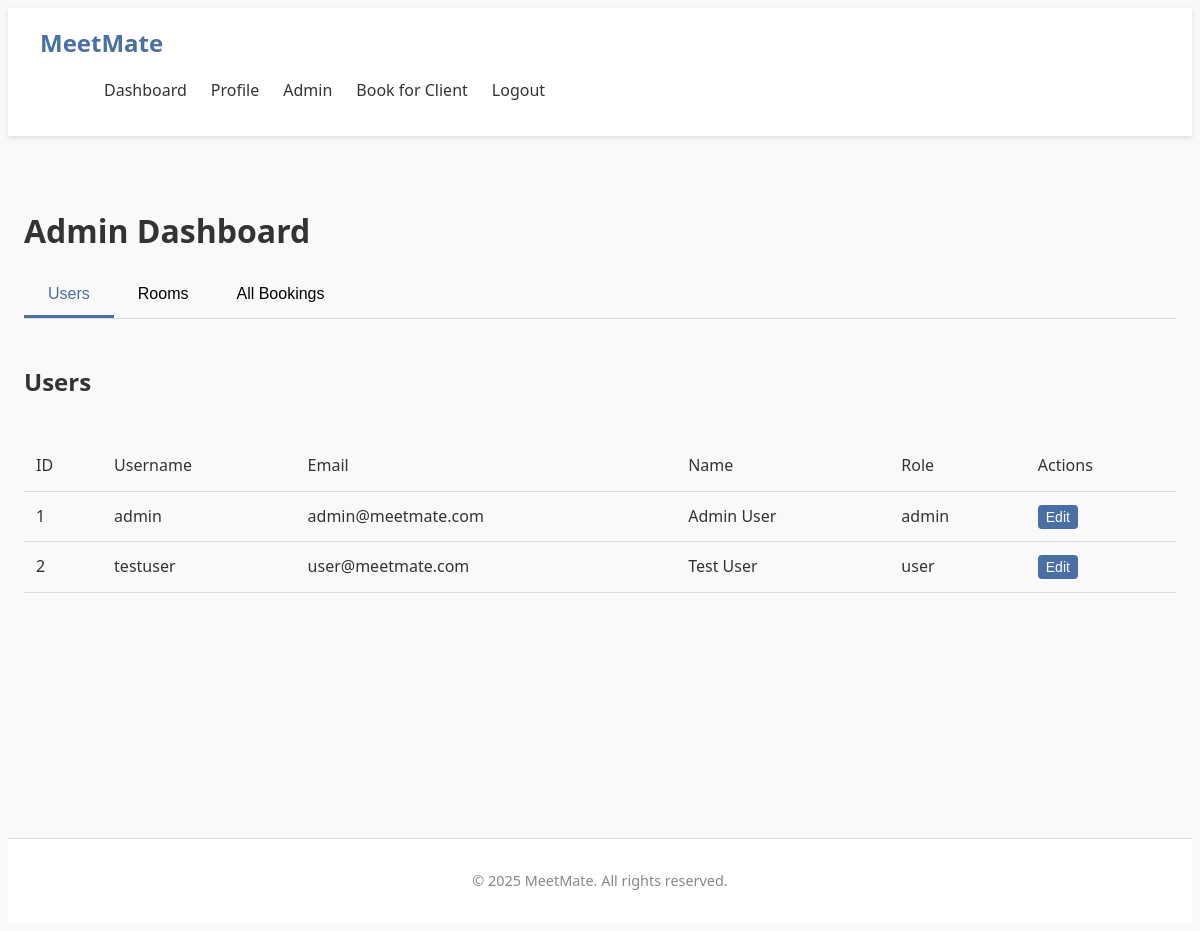
The page /admin (signed in) on the database its author committed.
### tables this page shows
CREATE TABLE users (
                id INTEGER PRIMARY KEY AUTOINCREMENT,
                username TEXT NOT NULL UNIQUE,
                email TEXT NOT NULL UNIQUE,
                password TEXT NOT NULL,
                firstname TEXT,
                lastname TEXT,
                dob TEXT,
                address TEXT,
                role TEXT DEFAULT 'user'
            );

### app.py (the view)
@app.route('/admin')
@login_required
@admin_required
def admin():
    connection = get_database_connection()
    cursor = connection.cursor()
    cursor.execute("SELECT * FROM users ORDER BY username")
    users = [dict(row) for row in cursor.fetchall()]
    cursor.execute("SELECT * FROM rooms ORDER BY name")
    rooms = [dict(row) for row in cursor.fetchall()]
    now = datetime.now()
    current_date = now.date()
    current_time = now.time()
    from datetime import date
    today = date.today().strftime('%Y-%m-%d')
    cursor.execute('''
        SELECT
            b.id,
            b.date,
            b.time_start,
            b.time_end,
            b.notes,
            u.username,
            r.name as room_name,
            admin.username as admin_name
        FROM bookings b
        JOIN users u ON b.user_id = u.id
        JOIN rooms r ON b.room_id = r.id
        LEFT JOIN users admin ON b.booking_admin_id = admin.id
        WHERE b.date = ?
        ORDER BY b.time_start
    ''', (today,))
    today_bookings = []
    for row in cursor.fetchall():
        booking = dict(row)
        if booking['admin_name']:
            booking['booked_by'] = f"Admin: {booking['admin_name']}"
        else:
            booking['booked_by'] = "Self"
        booking_date = date.fromisoformat(booking['date'])
        booking_start_time = time.fromisoformat(booking['time_start'] + ':00' if len(booking['time_start']) == 5 else booking['time_start'])
        if booking_date == current_date:
            booking['can_cancel'] = current_time < booking_start_time
            booking['status'] = 'Complete' if current_time >= booking_start_time else None
        else:
            booking['can_cancel'] = True
            booking['status'] = None
        today_bookings.append(booking)
    cursor.execute('''
        SELECT
            b.id,
            b.date,
            b.time_start,
            b.time_end,
            b.notes,
            u.username,
            r.name as room_name,
            admin.username as admin_name
        FROM bookings b
        JOIN users u ON b.user_id = u.id
        JOIN rooms r ON b.room_id = r.id
        LEFT JOIN users admin ON b.booking_admin_id = admin.id
        ORDER BY b.date, b.time_start
    ''')
    all_bookings = []
    for row in cursor.fetchall():
        booking = dict(row)
        if booking['admin_name']:
            booking['booked_by'] = f"Admin: {booking['admin_name']}"
        else:
            booking['booked_by'] = "Self"
        booking_date = date.fromisoformat(booking['date'])
        booking_start_time = time.fromisoformat(booking['time_start'] + ':00' if len(booking['time_start']) == 5 else booking['time_start'])
        if booking_date > current_date:
            booking['can_cancel'] = True
            booking['status'] = None
        elif booking_date == current_date:
            booking['can_cancel'] = current_time < booking_start_time
            booking['status'] = 'Complete' if current_time >= booking_start_time else None
        else:
            booking['can_cancel'] = False
            booking['status'] = 'Complete'
        all_bookings.append(booking)
    connection.close()
    return render_template('admin.html', users=users, rooms=rooms, bookings=all_bookings, today_bookings=today_bookings, today_date=today)

### app.py (called while the page is built)
def get_database_path():
    app_directory = app.root_path
    instance_directory = os.path.join(app_directory, 'instance')
    os.makedirs(instance_directory, exist_ok=True)
    database_path = os.path.join(instance_directory, 'meetmate.db')
    return database_path

def get_database_connection():
    db_path = get_database_path()
    connection = sqlite3.connect(db_path)
    connection.row_factory = sqlite3.Row
    return connection

def get_user_by_id(user_id):
    connection = get_database_connection()
    cursor = connection.cursor()
    cursor.execute("SELECT * FROM users WHERE id = ?", (user_id,))
    user = cursor.fetchone()
    connection.close()
    if user:
        return dict(user)
    return None

def login_required(f):
    @wraps(f)
    def decorated_function(*args, **kwargs):
        if 'user_id' not in session:
            flash('Please login to access this page', 'error')
            return redirect(url_for('login'))
        user = get_user_by_id(session['user_id'])
        if not user:
            session.clear()
            flash('Your account is no longer valid. Please login again.', 'warning')
            return redirect(url_for('login'))
        return f(*args, **kwargs)
    return decorated_function

def admin_required(f):
    @wraps(f)
    def decorated_function(*args, **kwargs):
        if 'user_id' not in session or session.get('role') != 'admin':
            flash('Admin access required for this page', 'error')
            return redirect(url_for('dashboard'))
        user=get_user_by_id(session['user_id'])
        if not user or user['role'] != 'admin':
            session.clear()
            flash('Admin session expired. Please login again.', 'warning')
            return redirect(url_for('login'))
        return f(*args, **kwargs)
    return decorated_function

### templates/admin.html (shortened to what this page needs)
{% extends "base.html" %}
{% block content %}
<div class="admin-dashboard">
    <h1>Admin Dashboard</h1>
    <div class="admin-tabs">
        <button class="tab-btn active" data-tab="users-tab">Users</button>
        <button class="tab-btn" data-tab="rooms-tab">Rooms</button>
        <button class="tab-btn" data-tab="bookings-tab">All Bookings</button>
    </div>
    <div class="tab-content">
        <div id="users-tab" class="tab-pane active">
            <div class="section-header">
                <h2>Users</h2>
            </div>
            <div class="table-responsive">
                <table class="admin-table">
                    <thead>
                        <tr>
                            <th>ID</th>
                            <th>Username</th>
                            <th>Email</th>
                            <th>Name</th>
                            <th>Role</th>
                            <th>Actions</th>
                        </tr>
                    </thead>
                    <tbody>
                        {% for user in users %}
                            <tr>
                                <td>{{ user.id }}</td>
                                <td>{{ user.username }}</td>
                                <td>{{ user.email }}</td>
                                <td>{{ user.firstname }} {{ user.lastname }}</td>
                                <td>{{ user.role }}</td>
                                <td>
                                    <button class="btn btn-sm btn-primary edit-user-btn"
                                            data-id="{{ user.id }}"
                                            data-username="{{ user.username }}"
                                            data-email="{{ user.email }}"
                                            data-firstname="{{ user.firstname }}"
                                            data-lastname="{{ user.lastname }}"
                                            data-dob="{{ user.dob }}"
                                            data-address="{{ user.address }}"
                                            data-role="{{ user.role }}">
                                        Edit
                                    </button>
                                </td>
                            </tr>
                        {% endfor %}
                    </tbody>
                </table>
            </div>
        </div>
    </div>
</div>
{% endblock %}

### static/css/style.css (style rules this page uses)
:root { --primary-color: #4a6fa5; --primary-color-rgb: 74, 111, 165; --secondary-color: #6c757d; --success-color: #28a745; --danger-color: #dc3545; --warning-color: #ffc107; --info-color: #17a2b8; --light-color: #f8f9fa; --dark-color: #343a40; --body-bg: #f5f7fa; --light-text: #6c757d; --dark-text: #343a40; --border-color: #dee2e6; --shadow: 0 2px 10px rgba(0, 0, 0, 0.1); --border-radius: 0.25rem; --secondary-color: #2ecc71; --danger-color: #e74c3c; --warning-color: #f39c12; --text-color: #333; --light-text: #888; --light-bg: #f9f9f9; --border-color: #ddd; --shadow: 0 2px 5px rgba(0, 0, 0, 0.1); }
body { font-family: 'Segoe UI', Tahoma, Geneva, Verdana, sans-serif; line-height: 1.6; color: var(--text-color); background-color: var(--light-bg); }
h1, h2, h3, h4, h5, h6 { margin-bottom: 1rem; font-weight: 600; }
.btn { display: inline-block; padding: 0.5rem 1rem; background-color: var(--primary-color); color: white; border: none; border-radius: 4px; cursor: pointer; font-size: 1rem; transition: background-color 0.3s; }
.btn-primary { background-color: var(--primary-color); }
.btn-sm { padding: 0.25rem 0.5rem; font-size: 0.875rem; }
.section-header { display: flex; justify-content: space-between; align-items: center; margin-bottom: 1.5rem; }
.admin-dashboard { padding: 2rem 0; }
.admin-tabs { display: flex; margin-bottom: 1.5rem; border-bottom: 1px solid var(--border-color); }
.tab-btn { background: none; border: none; padding: 0.75rem 1.5rem; cursor: pointer; font-size: 1rem; border-bottom: 3px solid transparent; transition: all 0.3s; }
.tab-btn.active { color: var(--primary-color); border-bottom-color: var(--primary-color); }
.tab-pane { display: none; }
.tab-pane.active { display: block; }
.table-responsive { overflow-x: auto; }
.admin-table { width: 100%; border-collapse: collapse; }
.admin-table th, .admin-table td { padding: 0.75rem; text-align: left; border-bottom: 1px solid var(--border-color); }
.admin-table th { background-color: #f8f9fa; font-weight: 500; }

### rows shown on the page
users: id "1", username "admin", email "admin@meetmate.com", firstname "Admin", lastname "User", role "admin"
users: id "2", username "testuser", email "user@meetmate.com", firstname "Test", lastname "User", role "user"
